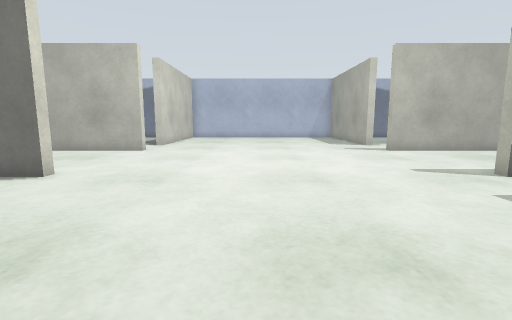
view 1 (above)

23 first-person views from a walk through a Gazebo world. The camera is 0.72 m above the floor, tilts 8° down and sees 85° across. The floor is counted in squares, 0.5 m on a side. Each view is taken from the middle of a square. On the plan, view 1 faces up. The plan holds only what a view shows up to about 14 squares ahead; the rest is blank.

view 2
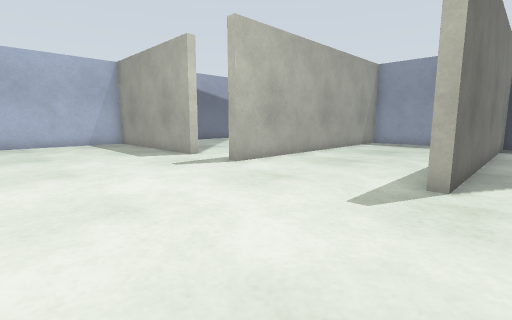

view 3
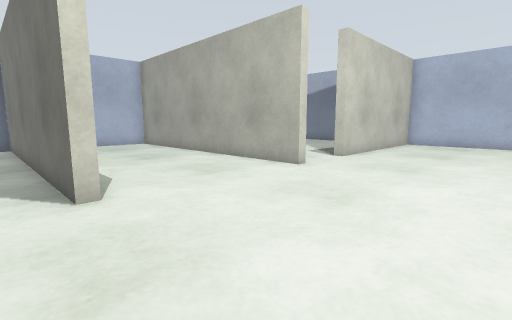

view 4
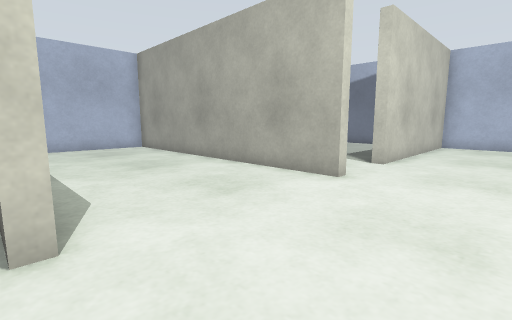

view 5
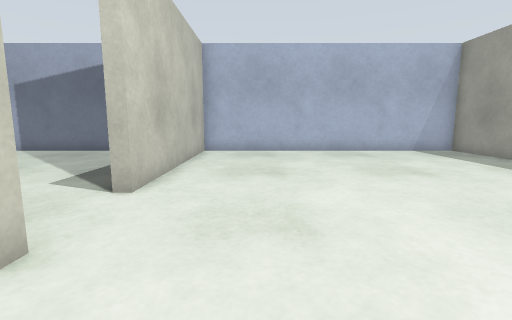

view 6
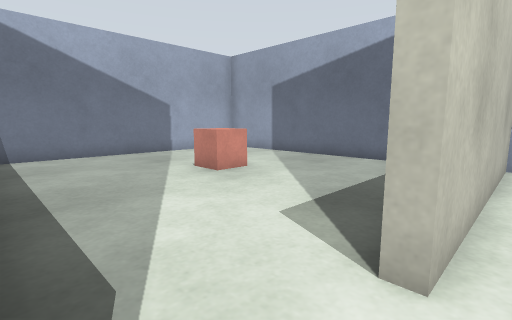

view 7
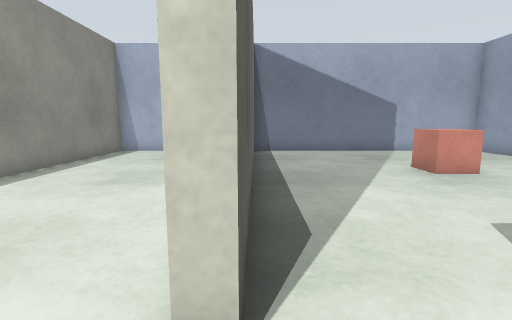

view 8
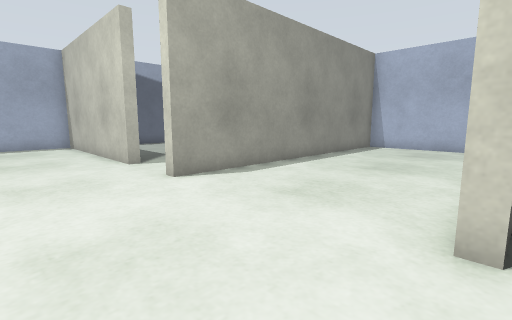

view 9
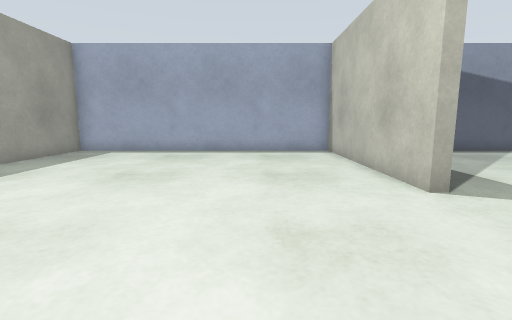

view 10
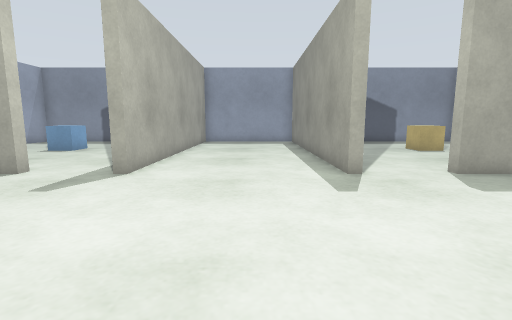

view 11
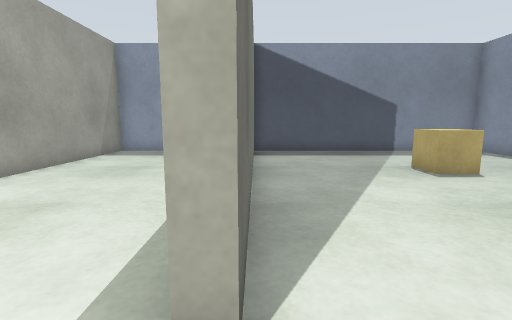

view 12
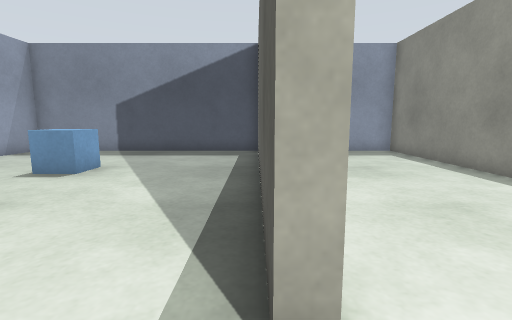

view 13
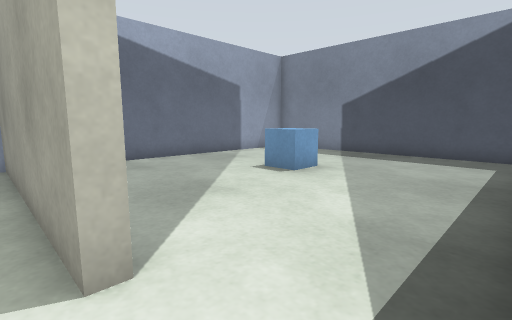

view 14
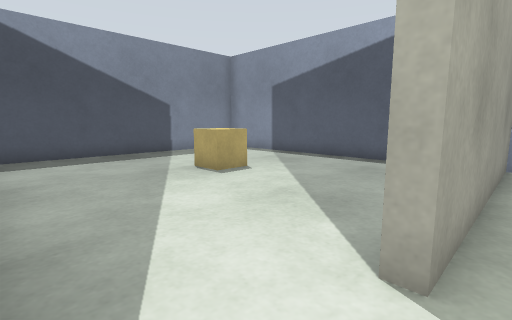

view 15
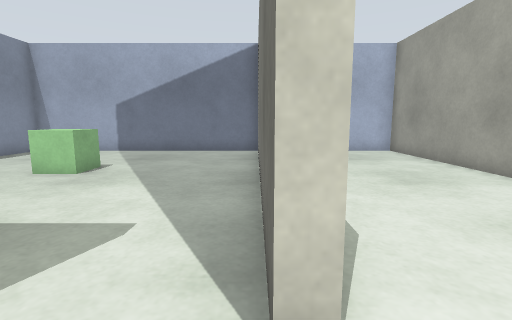

view 16
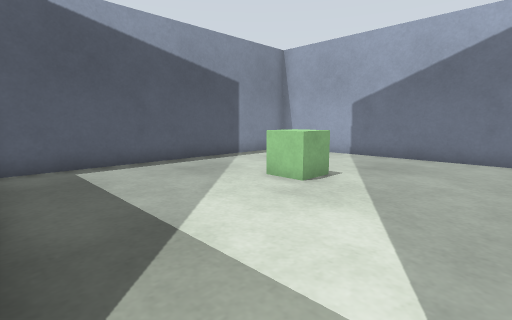

view 17
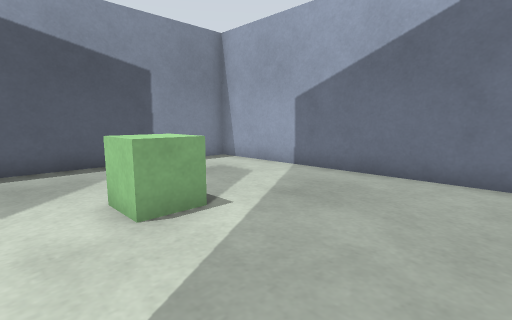

view 18
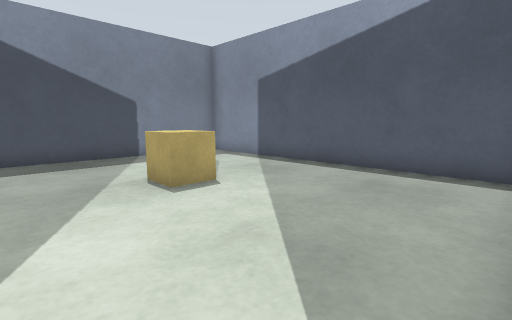

view 19
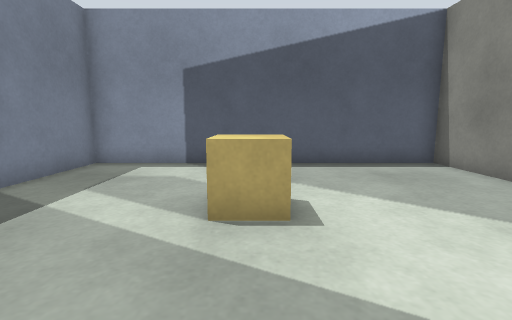

view 20
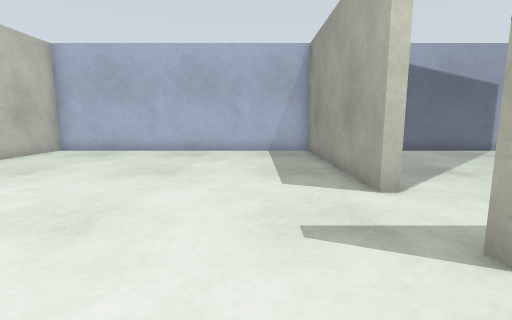

view 21
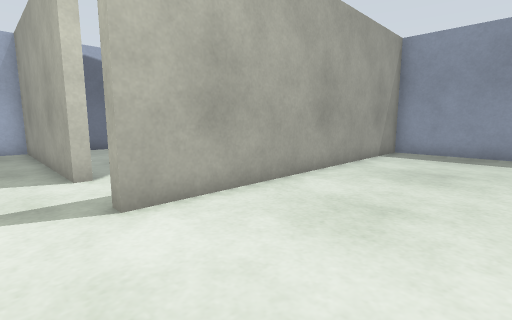

view 22
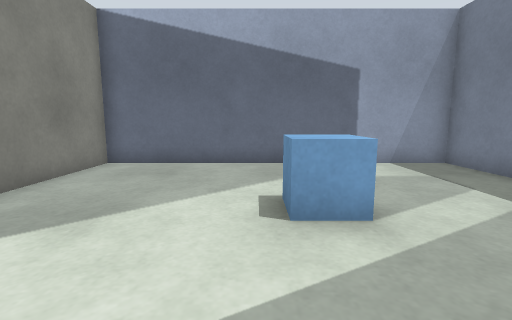

view 23
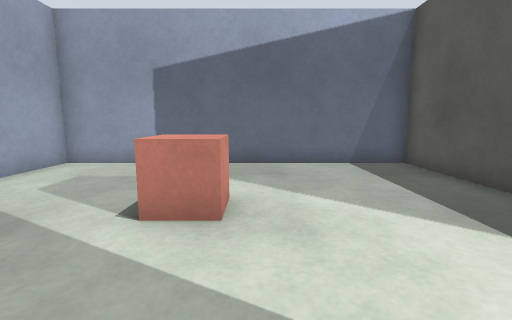

### Floor plan
Ten units are one square. View 1 is at (0, 0); x grows to the right and y downward. Boxes are objects, and circles mark ways between rooms. Rooms are numbered by the first view taken in them; rooms with no view inside come last. Other rooms are left out.
<svg viewBox="-180 -250 370 290">
<path fill="none" stroke="#000" d="M-55 -139 -55 -135 -175 -135 -175 -75 -55 -75 -55 -71 -65 -71M75 -71 65 -71 65 -75 185 -75 185 -135 65 -135 65 -139M-60 -45 -55 -45 -55 35 65 35 65 -45 70 -45M65 -165 65 -245 -55 -245 -55 -165M-65 -71 -175 -71 -175 35 -64 35M69 5 69 35 185 35 185 -71 75 -71M136 -139 142 -139M70 -165 65 -165M178 -139 185 -139 185 -245 69 -245 69 -204M65 -139 121 -139M-118 -139 -55 -139M-144 -139 -138 -139M-59 -204 -59 -245 -175 -245 -175 -139M-55 -165 -60 -165"/>
<rect x="-125" y="-25" width="10" height="20" fill="#bbb"><title>green box</title></rect>
<rect x="125" y="-25" width="10" height="20" fill="#bbb"><title>brown box</title></rect>
<rect x="125" y="-205" width="10" height="20" fill="#bbb"><title>blue box</title></rect>
<rect x="-125" y="-205" width="10" height="20" fill="#bbb"><title>red box</title></rect>
<circle cx="-60" cy="-55" r="3" fill="#2a7"/>
<circle cx="70" cy="-55" r="3" fill="#2a7"/>
<circle cx="70" cy="-155" r="3" fill="#2a7"/>
<circle cx="-60" cy="-155" r="3" fill="#2a7"/>
<text x="0" y="-100">1</text>
<text x="-120" y="-20">2</text>
<text x="130" y="-20">3</text>
<text x="130" y="-190">4</text>
<text x="-120" y="-190">5</text>
</svg>
Room 1 opens to room 2. Room 1 opens to room 3. Room 1 opens to room 4. Room 1 opens to room 5.

Where each view was taken, in squares from view 1:
view 1: 0 up, 0 right, facing up
view 2: 6 up, 0 right, facing up-right
view 3: 6 up, 0 right, facing up-left
view 4: 7 up, 2 left, facing up-left
view 5: 11 up, 3 left, facing up
view 6: 14 up, 5 left, facing up-left
view 7: 14 up, 4 left, facing left
view 8: 14 up, 2 left, facing down-left
view 9: 10 up, 2 left, facing down
view 10: 10 up, 1 left, facing right
view 11: 7 up, 5 right, facing right
view 12: 14 up, 5 right, facing right
view 13: 14 up, 6 right, facing up-right
view 14: 7 up, 6 right, facing down-right
view 15: 7 up, 4 left, facing left
view 16: 6 up, 6 left, facing down-left
view 17: 6 up, 10 left, facing down-left
view 18: 5 up, 7 right, facing down-right
view 19: 6 up, 13 right, facing down
view 20: 11 up, 4 right, facing up
view 21: 9 up, 5 right, facing up-right
view 22: 15 up, 12 right, facing up
view 23: 15 up, 11 left, facing up
